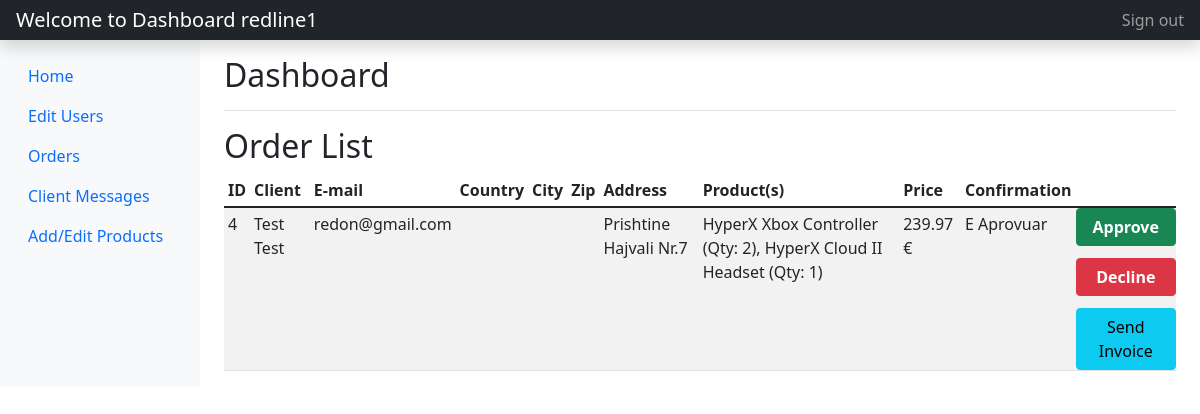
The app's page /ordersList.php (signed in), older data.
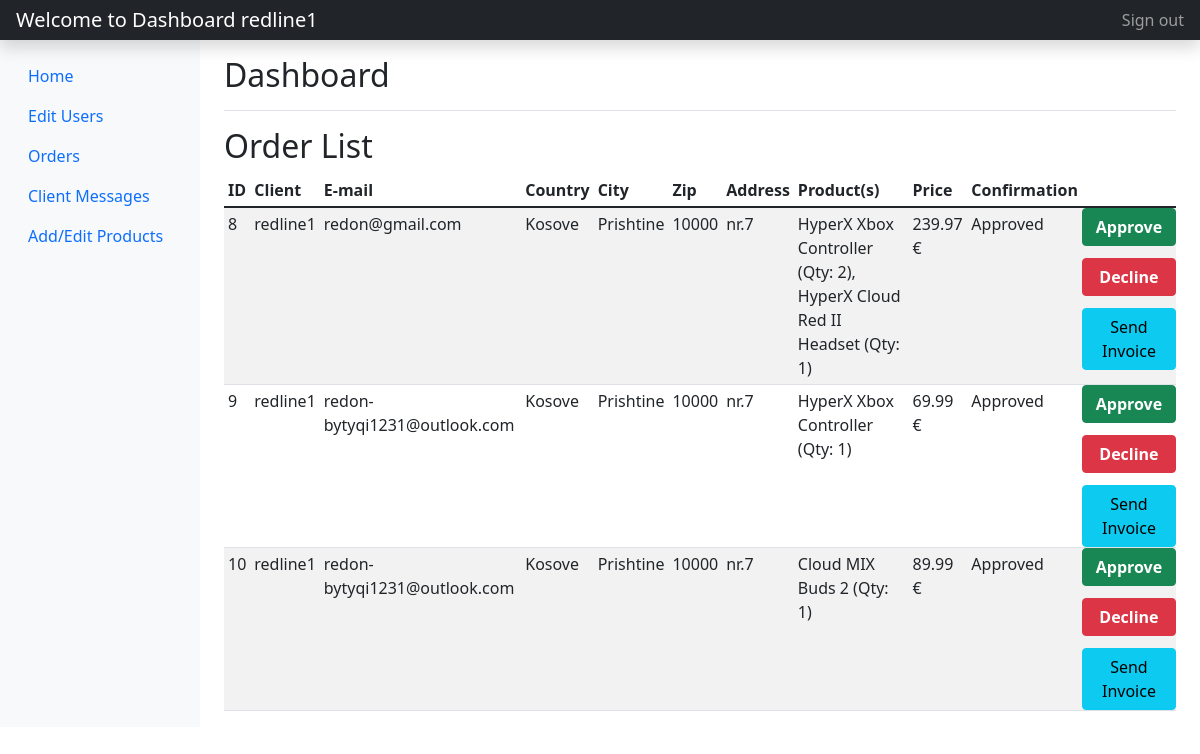
The same page, newer data.
### tables this page shows
CREATE TABLE `orders` (
  `id` int(10) NOT NULL,
  `userid` int(10) NOT NULL,
  `client` varchar(255) NOT NULL,
  `email` varchar(255) NOT NULL,
  `address` varchar(555) NOT NULL,
  `country` varchar(100) NOT NULL,
  `city` varchar(100) NOT NULL,
  `zip` varchar(20) NOT NULL,
  `productname` varchar(255) NOT NULL,
  `price` float NOT NULL,
  `approve` varchar(255) NOT NULL
);

### ordersList.php (the view, shortened to what this page needs)
<?php
    include_once('config.php');
    if ($_SESSION['isadmin'] == 'true') {
      $sql = "SELECT orders.*, login.username FROM orders INNER JOIN login ON orders.userid = login.id";
  } else {
      $userid = $_SESSION['id'];
      $sql = "SELECT orders.*, login.username FROM orders INNER JOIN login ON orders.userid = login.id WHERE orders.userid = :userid";
  }
  $selectProducts = $conn->prepare($sql);
  $selectProducts->execute();
  $products_data = $selectProducts->fetchAll();
 ?>
 <!DOCTYPE html>
 <html>
 <head>
 	<link href="https://cdn.jsdelivr.net/npm/bootstrap@5.1.3/dist/css/bootstrap.min.css" rel="stylesheet">
 </head>
 <body>
 <header class="navbar navbar-dark sticky-top bg-dark flex-md-nowrap p-0 shadow">
  <a class="navbar-brand col-md-3 col-lg-2 me-0 px-3" href="#"><?php echo "Welcome to Dashboard ".$_SESSION['username']; ?></a>
  <div class="navbar-nav">
    <div class="nav-item text-nowrap">
      <a class="nav-link px-3" href="logout.php">Sign out</a>
    </div>
  </div>
</header>
<div class="container-fluid">
  <div class="row">
    <nav id="sidebarMenu" class="col-md-3 col-lg-2 d-md-block bg-light sidebar collapse">
      <div class="position-sticky pt-3">
        <ul class="nav flex-column">
           <?php if ($_SESSION['isadmin'] == 'true') { ?>
            <li class="nav-item">
              <a class="nav-link" href="project.php">
                Home
              </a>
            </li>
          <li class="nav-item">
            <a class="nav-link active" aria-current="page" href="dashboard.php">
              Edit Users
            </a>
          </li>
          <li class="nav-item">
            <a class="nav-link active" aria-current="page" href="ordersList.php">
              Orders
            </a>
          </li>
          <li class="nav-item">
            <a class="nav-link active" aria-current="page" href="messagesDashboard.php">
              Client Messages
            </a>
          </li>
          <li class="nav-item">
            <a class="nav-link active" aria-current="page" href="editProducts.php">
              Add/Edit Products
            </a>
          </li>
        </ul>
      <?php
      } ?>
      </div>
    </nav>
    <main class="col-md-9 ms-sm-auto col-lg-10 px-md-4">
      <div class="d-flex justify-content-between flex-wrap flex-md-nowrap align-items-center pt-3 pb-2 mb-3 border-bottom">
        <h1 class="h2">Dashboard</h1>
      </div>
      <h2>Order List</h2>
<div class="table-responsive">
  <table class="table table-striped table-sm">
    <thead>
      <tr>
        <th scope="col">ID</th>
        <th scope="col">Client</th>
        <th scope="col">E-mail</th>
         <th scope="col">Country</th>
        <th scope="col">City</th>
        <th scope="col">Zip</th>
        <th scope="col">Address</th>
        <th scope="col">Product(s)</th>
        <th scope="col">Price</th>
        <th scope="col">Confirmation</th>
      </tr>
    </thead>
    <tbody>
      <?php foreach ($products_data as $product_data) { ?>
        <tr>
          <td><?php echo $product_data['id']; ?></td>
          <td><?php echo $product_data['client']; ?></td>
          <td><?php echo $product_data['email']; ?></td>
          <td><?php echo $product_data['country']; ?></td>
          <td><?php echo $product_data['city']; ?></td>
          <td><?php echo $product_data['zip']; ?></td>
          <td><?php echo $product_data['address']; ?></td>
          <td>
                <?= nl2br(htmlspecialchars($product_data['productname'])) ?>
          </td>
          <td><?php echo $product_data['price']; ?> &euro;</td>
          <td><?php echo $product_data['approve']; ?></td>
          <?php if ($_SESSION['isadmin'] == 'true') { ?>
            <td class="p-0">
              <div class="d-grid gap-2">
                <a href="approve.php?id=<?= $product_data['id'];?>&approve_email=1&orderid=<?= $product_data['id'];?>" class="btn btn-success w-100 mb-1" style="font-weight:bold;">Approve</a>
                <a href="decline.php?id=<?= $product_data['id'];?>" class="btn btn-danger w-100 mb-1" style="font-weight:bold;">Decline</a>
                <button class="btn btn-info w-100" onclick="window.open('invoice.php?orderid=<?= $product_data['id']; ?>&send_email=1', '_blank')">Send Invoice</button>
              </div>
            </td>
          <?php } ?>
        </tr>
      <?php } ?>
    </tbody>
  </table>
</div>
    </main>
  </div>
</div>
  </body>
</html>
 </body>
 </html>

Row changes from the older to the newer data that the page shows:
removed orders: id "4", client "Test Test", email "redon@gmail.com", address "Prishtine Hajvali Nr.7", productname "HyperX Xbox Controller (Qty: 2), HyperX Cloud II Headset (Qty: 1)", price "239.97", approve "E Aprovuar"
added orders: id "8", client "redline1", email "redon@gmail.com", country "Kosove", city "Prishtine", zip "10000", address "nr.7", productname "HyperX Xbox Controller (Qty: 2), HyperX Cloud Red II Headset (Qty: 1)", price "239.97", approve "Approved"
added orders: id "9", client "redline1", email "redon-bytyqi1231@outlook.com", country "Kosove", city "Prishtine", zip "10000", address "nr.7", productname "HyperX Xbox Controller (Qty: 1)", price "69.99", approve "Approved"
added orders: id "10", client "redline1", email "redon-bytyqi1231@outlook.com", country "Kosove", city "Prishtine", zip "10000", address "nr.7", productname "Cloud MIX Buds 2 (Qty: 1)", price "89.99", approve "Approved"
